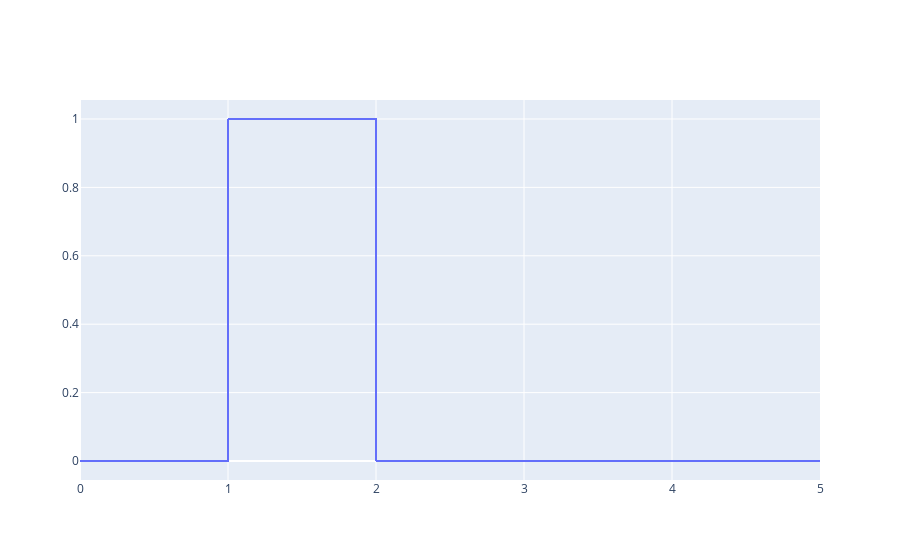

The notebook cell saved with this chart:
### Code cell
fig = go.Figure()

for i in range(len(x)-1):

    fig.add_traces(px.line(x = x[i:i+2],y = y[i:i+2],line_shape="hv").data[0])

fig.show()

### Figure 1 — Plotly figure (JSON) as saved in the notebook; plotly's stock layout.template omitted (floating-point values rounded to 4 significant figures)
{"data": [{"hovertemplate": "x=%{x}<br>y=%{y}<extra></extra>", "legendgroup": "", "line": {"color": "#636efa", "dash": "solid", "shape": "hv"}, "marker": {"symbol": "circle"}, "mode": "lines", "name": "", "orientation": "v", "showlegend": false, "type": "scatter", "x": [0, 1], "xaxis": "x", "y": [0, 1], "yaxis": "y"}, {"hovertemplate": "x=%{x}<br>y=%{y}<extra></extra>", "legendgroup": "", "line": {"color": "#636efa", "dash": "solid", "shape": "hv"}, "marker": {"symbol": "circle"}, "mode": "lines", "name": "", "orientation": "v", "showlegend": false, "type": "scatter", "x": [1, 2], "xaxis": "x", "y": [1, 0], "yaxis": "y"}, {"hovertemplate": "x=%{x}<br>y=%{y}<extra></extra>", "legendgroup": "", "line": {"color": "#636efa", "dash": "solid", "shape": "hv"}, "marker": {"symbol": "circle"}, "mode": "lines", "name": "", "orientation": "v", "showlegend": false, "type": "scatter", "x": [2, 3], "xaxis": "x", "y": [0, 0], "yaxis": "y"}, {"hovertemplate": "x=%{x}<br>y=%{y}<extra></extra>", "legendgroup": "", "line": {"color": "#636efa", "dash": "solid", "shape": "hv"}, "marker": {"symbol": "circle"}, "mode": "lines", "name": "", "orientation": "v", "showlegend": false, "type": "scatter", "x": [3, 4], "xaxis": "x", "y": [0, 0], "yaxis": "y"}, {"hovertemplate": "x=%{x}<br>y=%{y}<extra></extra>", "legendgroup": "", "line": {"color": "#636efa", "dash": "solid", "shape": "hv"}, "marker": {"symbol": "circle"}, "mode": "lines", "name": "", "orientation": "v", "showlegend": false, "type": "scatter", "x": [4, 5], "xaxis": "x", "y": [0, 0], "yaxis": "y"}], "layout": {}}
